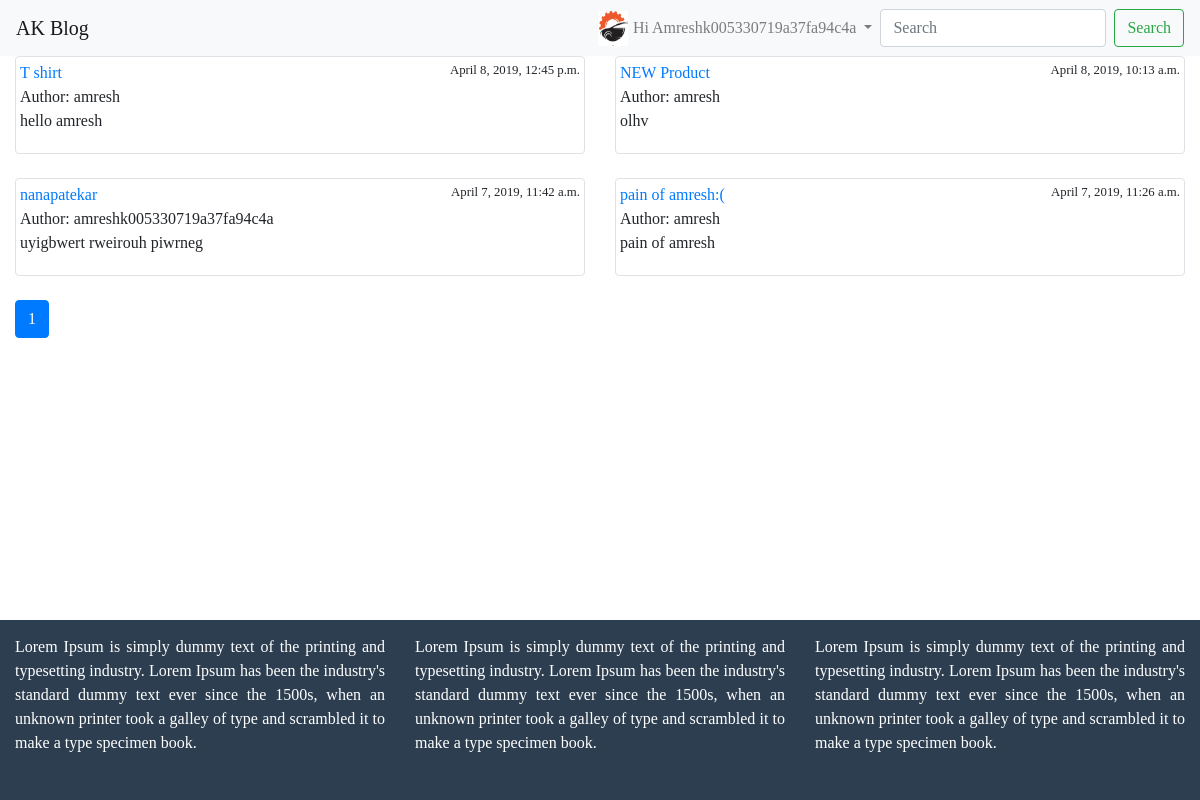
Screenshot of / (signed in) with the database file from the repository.
### blog/models.py (models this page shows, shortened)
class Post(models.Model):
    objects = models.Manager()      #our default Manager
    published = PublishedManager()  #our Coustommodel manager
    STATUS_CHOICES = {
        ('draft','Draft'),
        ('published', 'Published'),
    }
    title =  models.CharField(max_length=100)
    slug = models.SlugField(max_length=120)
    author = models.ForeignKey(User, related_name='blog_posts',on_delete=models.CASCADE)
    body = models.TextField()
    likes = models.ManyToManyField(User, related_name='likes', blank=True)
    created = models.DateTimeField(auto_now_add = True)
    updated = models.DateTimeField(auto_now=True)
    status = models.CharField(max_length=10, choices=STATUS_CHOICES, default='draft')
    restrict_comment = models.BooleanField(default=False)
    favourite = models.ManyToManyField(User, related_name='favourite', blank=True)
    class Meta:
        ordering = ['-id']
    def get_absolute_url(self):
        return reverse('blog:post_detail', args=[self.id, self.slug])

### blog/views.py (the view)
# urls.py: path('', views.post_list,name='post_list'),
def post_list(request):
    post_list = Post.published.all()
    query = request.GET.get('q')
    if query:
        post_list = Post.published.filter(
            Q(title__icontains=query)|
            Q(author__username=query)|
            Q(body__icontains=query)
        )
    paginator = Paginator(post_list, 5)
    page = request.GET.get('page')
    try:
        posts = paginator.page(page)
    except PageNotAnInteger:
        posts = paginator.page(1)
    except EmptyPage:
        posts = paginator.page(paginator.num_pages)
    if page is None:
        start_index = 0
        end_index = 7
    else:
        (start_index, end_index) = proper_pagination(posts, index=4)
    page_range = list(paginator.page_range)[start_index:end_index]
    context = {
        'posts':posts,
        'page_range':page_range,
    }
    return render(request,'blog/post_list.html',context)

### blog/models.py (called while the page is built)
    def get_queryset(self):
        return super(PublishedManager, self).get_queryset().filter(status="published")

### templates/blog/post_list.html (shortened to what this page needs)
{% extends 'base.html' %}
{% load static %}
{% block content %}
<div class="row">
        {% for p in posts %}
        <div class="col-md-6">
            <div class="img-thumbnail">
                <a href="{{ p.get_absolute_url }}">{{ p.title }}</a><small style="float:right">{{ p.created }}</small></small><br>
                   Author: {{ p.author }}<br>
                   <p>{{ p.body }}</p>
            </div>
            <br>
        </div>
        {% empty %}
        <div class="conatiner-fluid">
            <h3>No posts Found having search query "{{ request.GET.q }}" </h3>
        </div>
        {% endfor %}
    </div>
    {% if posts %}
    <ul class="pagination">
        {% for p in page_range %}
        {% if posts.number == p %}
        <li class="page-item active">
            <a href="?page={{ p }}" class="page-link">{{ p }}</a>
        </li>
        {% else %}
        <li class="page-item">
            <a href="?page={{ p }}" class="page-link">{{ p }}</a>
        </li>
        {% endif %}
      {% endfor %}
    </ul>
    {% endif %}
{% endblock %}

### templates/navbar.html (shortened to what this page needs)
<nav class="navbar navbar-expand-lg navbar-light bg-light">
        <a class="navbar-brand" href="{% url 'blog:post_list' %}">AK Blog</a>
        <div class="collapse navbar-collapse" id="navbarSupportedContent">
          <ul class="navbar-nav">
            {% if request.user.is_authenticated %}
            <li class="nav-item dropdown">
                <a class="nav-link dropdown-toggle" href="#" id="navbarDropdown" role="button" data-toggle="dropdown" aria-haspopup="true" aria-expanded="false">
                  {% if request.user.profile.photo %}
                 <img src="{{ request.user.profile.photo.url }}" alt="" class="navbar-img">
                 {% else %}
                 <img src="/media/alo.png" alt="" class="navbar-img">
                  {% endif %}
                  <span>Hi {{ request.user|capfirst }}</span>
                </a>
            </li>
            {% else %}
              <li class="nav-item">
                  <a href="{% url 'blog:user_login' %}" class="nav-link">Login</a>
              </li>
              {% endif %}
          </ul>
          <form action="{% url 'blog:post_list' %}" class="form-inline my-2 my-lg-0">
            <input class="form-control mr-sm-2" type="search" placeholder="Search" aria-label="Search" name='q'>
            <button class="btn btn-outline-success my-2 my-sm-0" type="submit" >Search</button>
          </form>
        </div>
      </nav>

### static/blog/style.css (style rules this page uses)
html { position: relative; min-height: 100%; }
body { font-family: 'Lucida Cassul', 'Comic Sans MS'; margin-bottom: 200px; }
.navbar-img { width: 30px; height: 35px; float:left; background-size: auto 100%; margin-top:-5px; margin-right: 5px; }

### rows the page displays
Post: title "T shirt", created "April 8, 2019, 12:45 p.m.", author "amresh", body "hello amresh"
Post: title "NEW Product", created "April 8, 2019, 10:13 a.m.", author "amresh", body "olhv"
Post: title "nanapatekar", created "April 7, 2019, 11:42 a.m.", author "amreshk005330719a37fa94c4a", body "uyigbwert rweirouh piwrneg"
Post: title "pain of amresh:(", created "April 7, 2019, 11:26 a.m.", author "amresh", body "pain of amresh"

### other values shown
{{ request.user|capfirst }} "Amreshk005330719a37fa94c4a"
{{ p }} "1"
